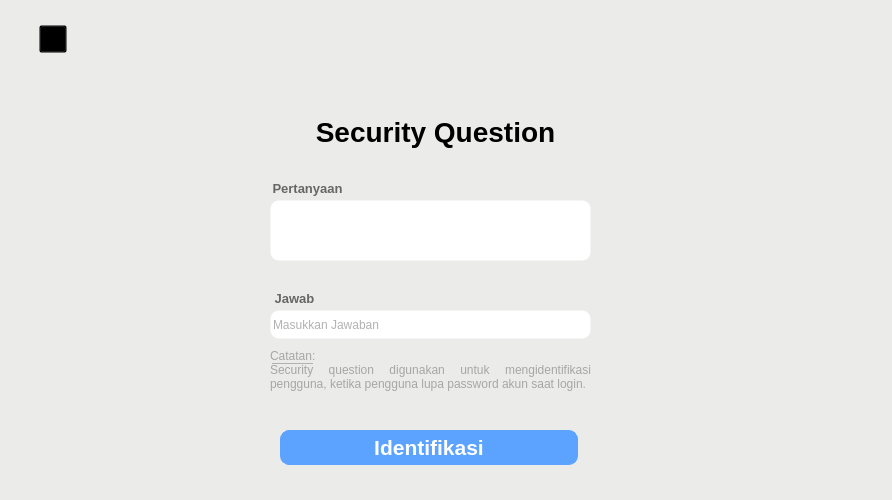
<?xml version="1.0" encoding="UTF-8"?>
<ui version="4.0">
 <class>form_buat_scr_question</class>
 <widget class="QWidget" name="form_buat_scr_question">
  <property name="geometry">
   <rect>
    <x>0</x>
    <y>0</y>
    <width>892</width>
    <height>500</height>
   </rect>
  </property>
  <property name="windowTitle">
   <string>SECURITY QUESTION</string>
  </property>
  <property name="windowIcon">
   <iconset resource="../Resources_rc/resources.qrc">
    <normaloff>:/LogoAndWindowsIcon/Aset/LogoIconSolusiku-final.png</normaloff>:/LogoAndWindowsIcon/Aset/LogoIconSolusiku-final.png</iconset>
  </property>
  <property name="styleSheet">
   <string notr="true">background-color: #ebebea;</string>
  </property>
  <widget class="QLabel" name="label_6">
   <property name="geometry">
    <rect>
     <x>0</x>
     <y>80</y>
     <width>892</width>
     <height>425</height>
    </rect>
   </property>
   <property name="styleSheet">
    <string notr="true">background-color: transparent;</string>
   </property>
   <property name="text">
    <string/>
   </property>
   <property name="pixmap">
    <pixmap resource="../Resources_rc/resources.qrc">:/Images/Aset/Shadow_blue.jpg</pixmap>
   </property>
   <property name="scaledContents">
    <bool>true</bool>
   </property>
  </widget>
  <widget class="QLabel" name="logo_img">
   <property name="geometry">
    <rect>
     <x>260</x>
     <y>-40</y>
     <width>341</width>
     <height>221</height>
    </rect>
   </property>
   <property name="text">
    <string/>
   </property>
   <property name="pixmap">
    <pixmap resource="../Resources_rc/resources.qrc">:/Images/Aset/Logo-removebg.png</pixmap>
   </property>
   <property name="scaledContents">
    <bool>true</bool>
   </property>
  </widget>
  <widget class="QLabel" name="label">
   <property name="geometry">
    <rect>
     <x>280</x>
     <y>110</y>
     <width>311</width>
     <height>43</height>
    </rect>
   </property>
   <property name="font">
    <font>
     <family>Nirmala UI</family>
     <pointsize>-1</pointsize>
     <weight>75</weight>
     <bold>true</bold>
    </font>
   </property>
   <property name="contextMenuPolicy">
    <enum>Qt::DefaultContextMenu</enum>
   </property>
   <property name="layoutDirection">
    <enum>Qt::LeftToRight</enum>
   </property>
   <property name="styleSheet">
    <string notr="true">background-color: transparent;
font-size: 28px;</string>
   </property>
   <property name="text">
    <string>Security Question</string>
   </property>
   <property name="alignment">
    <set>Qt::AlignCenter</set>
   </property>
  </widget>
  <widget class="QLabel" name="label_7">
   <property name="geometry">
    <rect>
     <x>270</x>
     <y>180</y>
     <width>75</width>
     <height>16</height>
    </rect>
   </property>
   <property name="font">
    <font>
     <family>Nirmala UI</family>
     <pointsize>10</pointsize>
     <weight>75</weight>
     <bold>true</bold>
    </font>
   </property>
   <property name="styleSheet">
    <string notr="true">color: #666666;
background-color: transparent;</string>
   </property>
   <property name="text">
    <string>Pertanyaan</string>
   </property>
   <property name="alignment">
    <set>Qt::AlignCenter</set>
   </property>
  </widget>
  <widget class="QLineEdit" name="txt_answer">
   <property name="geometry">
    <rect>
     <x>270</x>
     <y>310</y>
     <width>321</width>
     <height>29</height>
    </rect>
   </property>
   <property name="font">
    <font>
     <family>Nirmala UI</family>
     <pointsize>9</pointsize>
    </font>
   </property>
   <property name="styleSheet">
    <string notr="true">border : 1px solid transparent;
border-radius : 9px;
background-color: white;
color: #666666;</string>
   </property>
   <property name="alignment">
    <set>Qt::AlignLeading|Qt::AlignLeft|Qt::AlignVCenter</set>
   </property>
   <property name="placeholderText">
    <string>Masukkan Jawaban</string>
   </property>
  </widget>
  <widget class="QTextEdit" name="txt_Quest">
   <property name="geometry">
    <rect>
     <x>270</x>
     <y>200</y>
     <width>321</width>
     <height>61</height>
    </rect>
   </property>
   <property name="font">
    <font>
     <family>Nirmala UI</family>
     <pointsize>10</pointsize>
    </font>
   </property>
   <property name="styleSheet">
    <string notr="true">border : 1px solid transparent;
border-radius : 9px;
background-color: white;
color: #666666;</string>
   </property>
   <property name="readOnly">
    <bool>true</bool>
   </property>
  </widget>
  <widget class="QLabel" name="label_8">
   <property name="geometry">
    <rect>
     <x>260</x>
     <y>290</y>
     <width>69</width>
     <height>16</height>
    </rect>
   </property>
   <property name="font">
    <font>
     <family>Nirmala UI</family>
     <pointsize>10</pointsize>
     <weight>75</weight>
     <bold>true</bold>
    </font>
   </property>
   <property name="styleSheet">
    <string notr="true">color: #666666;
background-color: transparent;</string>
   </property>
   <property name="text">
    <string>Jawab</string>
   </property>
   <property name="alignment">
    <set>Qt::AlignCenter</set>
   </property>
  </widget>
  <widget class="QLabel" name="label_2">
   <property name="geometry">
    <rect>
     <x>270</x>
     <y>349</y>
     <width>321</width>
     <height>61</height>
    </rect>
   </property>
   <property name="font">
    <font>
     <family>Nirmala UI</family>
     <pointsize>9</pointsize>
    </font>
   </property>
   <property name="styleSheet">
    <string notr="true">color: #a6a6a6;
background-color: transparent;</string>
   </property>
   <property name="text">
    <string>Catatan:
Security question digunakan untuk mengidentifikasi pengguna, ketika pengguna lupa password akun saat login.</string>
   </property>
   <property name="alignment">
    <set>Qt::AlignJustify|Qt::AlignTop</set>
   </property>
   <property name="wordWrap">
    <bool>true</bool>
   </property>
  </widget>
  <widget class="QLabel" name="label_3">
   <property name="geometry">
    <rect>
     <x>272</x>
     <y>341</y>
     <width>41</width>
     <height>31</height>
    </rect>
   </property>
   <property name="font">
    <font>
     <family>Nirmala UI</family>
     <pointsize>9</pointsize>
    </font>
   </property>
   <property name="styleSheet">
    <string notr="true">color: #a6a6a6;
background-color:transparent;</string>
   </property>
   <property name="text">
    <string>_________</string>
   </property>
   <property name="wordWrap">
    <bool>true</bool>
   </property>
  </widget>
  <widget class="QPushButton" name="btn_identify">
   <property name="geometry">
    <rect>
     <x>280</x>
     <y>430</y>
     <width>298</width>
     <height>35</height>
    </rect>
   </property>
   <property name="font">
    <font>
     <family>Nirmala UI</family>
     <pointsize>16</pointsize>
     <weight>75</weight>
     <bold>true</bold>
    </font>
   </property>
   <property name="styleSheet">
    <string notr="true">border: 1px solid #5ca3ff;
border-radius: 9px;
background-color: #5ca3ff;
color: #ffffff;</string>
   </property>
   <property name="text">
    <string>Identifikasi</string>
   </property>
  </widget>
  <widget class="QPushButton" name="btn_back">
   <property name="geometry">
    <rect>
     <x>39</x>
     <y>25</y>
     <width>28</width>
     <height>28</height>
    </rect>
   </property>
   <property name="styleSheet">
    <string notr="true">background-color: transparent;</string>
   </property>
   <property name="text">
    <string/>
   </property>
   <property name="icon">
    <iconset resource="../Resources_rc/resources.qrc">
     <normaloff>:/Images/Aset/btn_back_noBG.png</normaloff>:/Images/Aset/btn_back_noBG.png</iconset>
   </property>
   <property name="iconSize">
    <size>
     <width>28</width>
     <height>28</height>
    </size>
   </property>
  </widget>
  <zorder>label_6</zorder>
  <zorder>logo_img</zorder>
  <zorder>label</zorder>
  <zorder>label_7</zorder>
  <zorder>txt_answer</zorder>
  <zorder>txt_Quest</zorder>
  <zorder>label_8</zorder>
  <zorder>label_3</zorder>
  <zorder>btn_identify</zorder>
  <zorder>label_2</zorder>
  <zorder>btn_back</zorder>
 </widget>
 <resources>
  <include location="../Resources_rc/resources.qrc"/>
  <include location="../Resources_rc/resources.qrc"/>
  <include location="../Resources_rc/resources.qrc"/>
 </resources>
 <connections/>
</ui>
